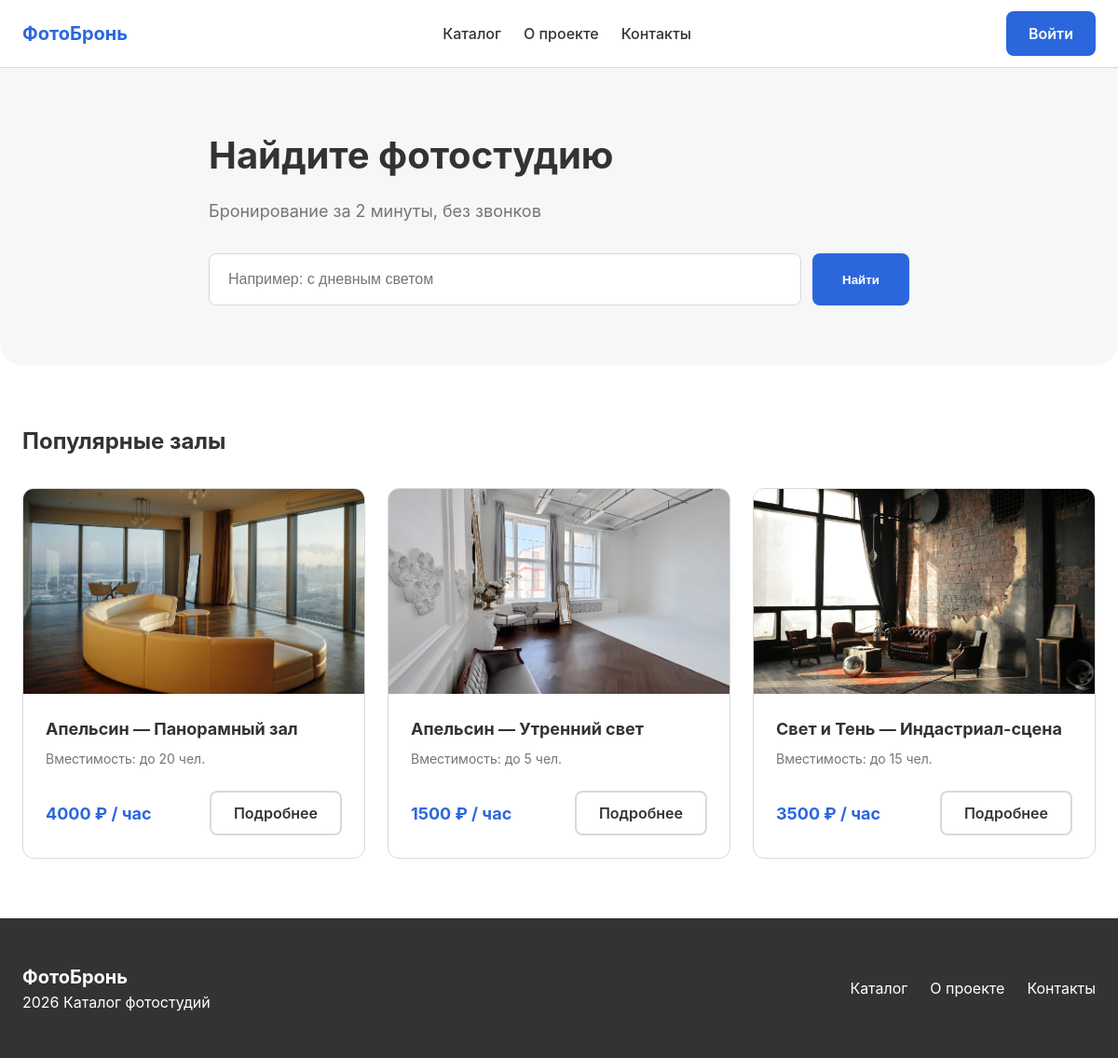
The page / on the database its author committed.
### app/models.py (models this page shows, shortened)
class Hall(models.Model):
    studio = models.ForeignKey(Studio, on_delete=models.CASCADE,
                               related_name="halls", verbose_name="студия")
    name = models.CharField("название зала", max_length=120)
    capacity = models.PositiveSmallIntegerField("вместимость, чел.",
                                                validators=[MinValueValidator(1), MaxValueValidator(50)])
    hourly_rate = models.DecimalField("ставка за час, руб.", max_digits=8, decimal_places=2,
                                      validators=[MinValueValidator(Decimal("100.00"))])
    description = models.TextField("описание", blank=True)
    class Meta:
        verbose_name = "зал"
        verbose_name_plural = "залы"
        ordering = ("studio", "name")
        constraints = [
            models.UniqueConstraint(fields=("studio", "name"), name="app_hall_unique_in_studio"),
            db_check(models.Q(capacity__gte=1, capacity__lte=50), "app_hall_capacity_range"),
            db_check(models.Q(hourly_rate__gte=100), "app_hall_rate_positive"),
        ]

class Studio(models.Model):
    name = models.CharField("название", max_length=120, unique=True)
    address = models.CharField("адрес", max_length=200)
    contact_phone = models.CharField("контактный телефон", max_length=20)
    description = models.TextField("описание", blank=True)
    is_active = models.BooleanField("студия работает", default=True)
    class Meta:
        verbose_name = "студия"
        verbose_name_plural = "студии"
        ordering = ("name",)

### app/views.py (the view)
# urls.py: path('', views.home, name='home'),
def home(request):
    popular_halls = Hall.objects.filter(studio__is_active=True)[:3]
    return render(request, 'app/home.html', {'halls': popular_halls})

### app/templates/app/home.html (shortened to what this page needs)
{% extends 'base.html' %}
{% load static %}
{% block content %}
    <section class="hero">
        <div class="container hero__container">
            <h1 class="hero__title">Найдите фотостудию</h1>
            <p class="hero__subtitle">Бронирование за 2 минуты, без звонков</p>
            <form class="search-form" action="{% url 'app:catalog' %}" method="get">
                <input type="text" name="q" placeholder="Например: с дневным светом" class="search-form__input">
                <button type="submit" class="btn btn--primary search-form__btn">Найти</button>
            </form>
        </div>
    </section>
    <section class="popular">
        <div class="container">
            <h2 class="section-title">Популярные залы</h2>
            <div class="halls-grid">
                {% for hall in halls %}
                <article class="hall-card">
                    <div class="hall-card__image-wrapper">
                        <img src="{% static 'img/hall' %}{{ hall.id }}.jpg" alt="Фото зала {{ hall.name }}" width="400" height="250" loading="lazy" class="hall-card__img">
                    </div>
                    <div class="hall-card__content">
                        <h3 class="hall-card__title">{{ hall.studio.name }} — {{ hall.name }}</h3>
                        <p class="hall-card__desc">Вместимость: до {{ hall.capacity }} чел.</p>
                        <div class="hall-card__footer">
                            <span class="hall-card__price">{{ hall.hourly_rate|floatformat:0 }} ₽ / час</span>
                            <a href="{% url 'app:hall' hall.pk %}" class="btn btn--outline">Подробнее</a>
                        </div>
                    </div>
                </article>
                {% empty %}
                <p>Пока нет добавленных залов. Зайдите в <a href="/admin/">админку</a>, чтобы добавить их.</p>
                {% endfor %}
            </div>
        </div>
    </section>
{% endblock %}

### app/static/css/style.css (style rules this page uses)
:root { --primary: #2B67DC; --primary-hover: #2456B8; --accent: #FF9900; --bg: #FFFFFF; --bg-secondary: #F7F7F7; --text: #333333; --text-sec: #757575; --border: #D9D9D9; --radius: 8px; --radius-lg: 16px; --shadow: 0 4px 20px rgba(0, 0, 0, 0.06); --container: 1200px; }
* { margin: 0; padding: 0; box-sizing: border-box; }
body { font-family: 'Inter', Arial, sans-serif; background: var(--bg); color: var(--text); line-height: 1.5; display: flex; flex-direction: column; min-height: 100vh; }
a { text-decoration: none; color: inherit; }
img { max-width: 100%; height: auto; display: block; }
.container { max-width: var(--container); margin: 0 auto; padding: 0 24px; width: 100%; }
.btn { display: inline-flex; align-items: center; justify-content: center; height: 48px; padding: 0 24px; border-radius: var(--radius); font-weight: 600; cursor: pointer; border: none; transition: 0.2s; }
.btn--primary { background: var(--primary); color: white; }
.btn--outline { background: transparent; border: 2px solid var(--border); color: var(--text); }
.hero { background: var(--bg-secondary); padding: 64px 0; border-radius: 0 0 24px 24px; }
.hero__container { max-width: 800px; }
.hero__title { font-size: 40px; font-weight: 700; margin-bottom: 16px; }
.hero__subtitle { font-size: 18px; color: var(--text-sec); margin-bottom: 32px; }
.search-form { display: flex; gap: 12px; position: relative; }
.search-form__input { flex: 1; height: 56px; padding: 0 20px; border: 1px solid var(--border); border-radius: var(--radius); font-size: 16px; outline: none; }
.search-form__btn { height: 56px; padding: 0 32px; }
.popular { padding: 64px 0; }
.section-title { font-size: 24px; font-weight: 700; margin-bottom: 32px; }
.halls-grid { display: grid; grid-template-columns: repeat(3, 1fr); gap: 24px; }
.hall-card { border: 1px solid var(--border); border-radius: 12px; overflow: hidden; display: flex; flex-direction: column; background: white; transition: 0.2s; }
.hall-card__image-wrapper { height: 220px; overflow: hidden; }
.hall-card__img { width: 100%; height: 100%; object-fit: cover; display: block; }
.hall-card__content { padding: 24px; flex: 1; display: flex; flex-direction: column; }
.hall-card__title { font-size: 18px; margin-bottom: 8px; }
.hall-card__desc { color: var(--text-sec); font-size: 14px; margin-bottom: auto; }
.hall-card__footer { display: flex; align-items: center; justify-content: space-between; margin-top: 24px; }
.hall-card__price { font-size: 18px; font-weight: 700; color: var(--primary); }

### rows shown on the page
Hall: shows a picture, studio.name "Апельсин", name "Панорамный зал", capacity "20", hourly_rate "4000"
Hall: shows a picture, studio.name "Апельсин", name "Утренний свет", capacity "5", hourly_rate "1500"
Hall: shows a picture, studio.name "Свет и Тень", name "Индастриал-сцена", capacity "15", hourly_rate "3500"
